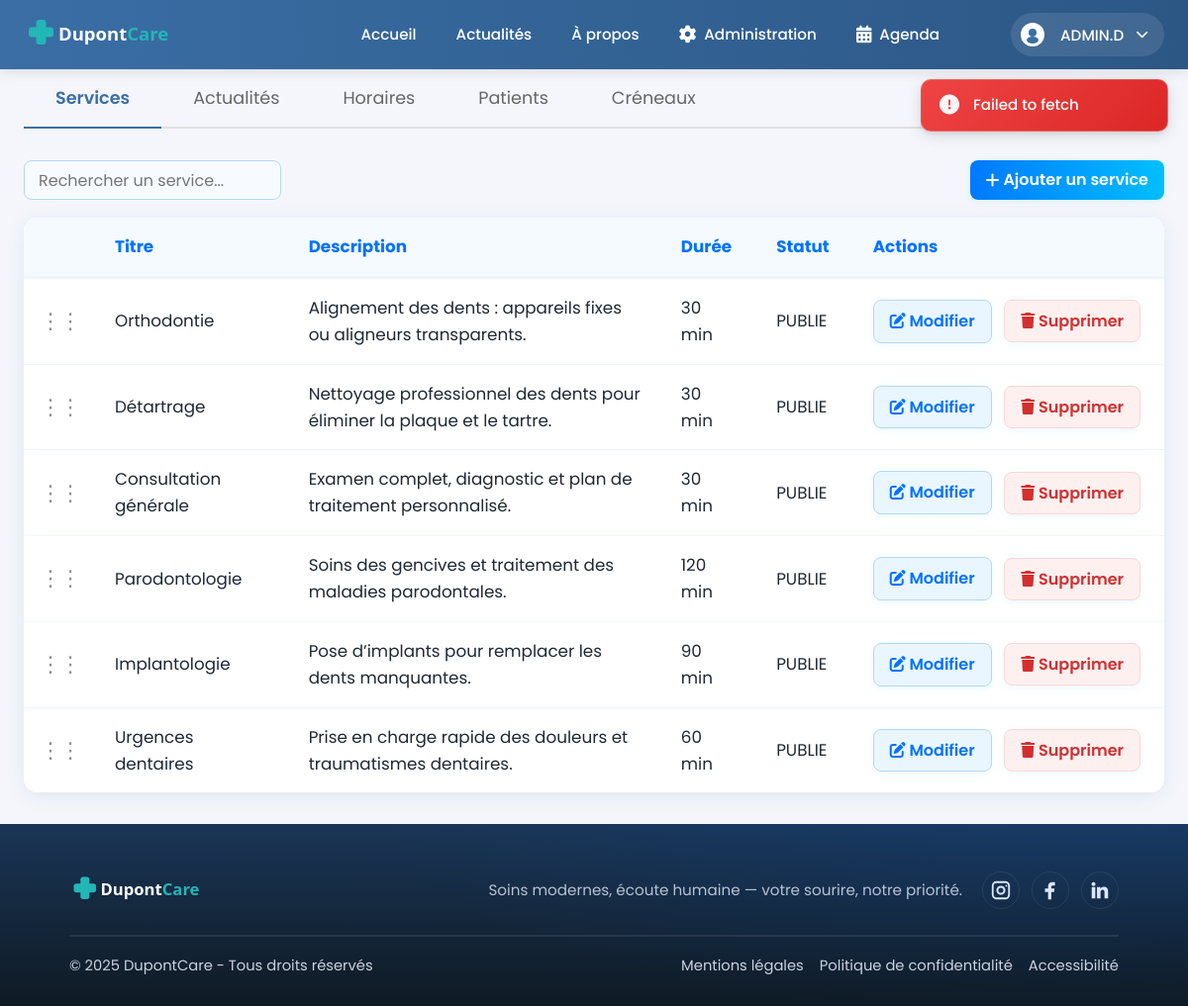
/index.php?page=admin (signed in), run on the app's committed database.
### tables this page shows
CREATE TABLE `service` (
  `id` int(10) UNSIGNED NOT NULL,
  `titre` varchar(200) NOT NULL,
  `description` mediumtext NOT NULL,
  `statut` enum('BROUILLON','PUBLIE','ARCHIVE') NOT NULL DEFAULT 'BROUILLON',
  `image` varchar(255) DEFAULT NULL,
  `ordre` int(11) NOT NULL DEFAULT 0,
  `duree` int(11) NOT NULL DEFAULT 30,
  `couleur` varchar(7) DEFAULT '#4CAF50'
);

### app/controllers/AdminController.php (called while the page is built, shortened)
<?php
class AdminController extends \App\Core\Controller {
    private $serviceModel;
    public function __construct() {
        $this->serviceModel = new ServiceModel();
    }
    public function index() {
        $servicesAdmin = $this->serviceModel->getAllServicesAdmin();
        require_once 'app/views/admin-combined.php';
    }
}

### app/core/App.php (called while the page is built, shortened)
<?php
class App {
    public function run() {
        $action = isset($_GET['action']) ? strtolower($_GET['action']) : 'index';
        $method = strtolower(trim($action));
        $params = [];
        try {
            $controller = new $controllerClass();
            call_user_func_array([$controller, $method], $params);
        } catch (\Exception $e) {
            error_log("Exception dans App.php: " . $e->getMessage());
            http_response_code(404);
            include __DIR__ . '/../views/error/404.php';
        }
    }
}

### index.php (called while the page is built, shortened)
<?php
$app = new App();
$app->run();

### app/models/database.php (called while the page is built, shortened)
<?php
class Database {
    private static $instance = null;
    private $connection;
    private function __construct() {
        $host = DB_HOST;
        $dbname = DB_NAME;
        $user = DB_USER;
        $pass = DB_PASS;
        $charset = DB_CHARSET;
        $options = [
            PDO::ATTR_ERRMODE => PDO::ERRMODE_EXCEPTION,
            PDO::ATTR_DEFAULT_FETCH_MODE => PDO::FETCH_ASSOC,
            PDO::MYSQL_ATTR_INIT_COMMAND => "SET NAMES $charset"
        ];
        try {
            $this->connection = new PDO(
                "mysql:host=$host;dbname=$dbname;charset=$charset",
                $user,
                $pass,
                $options
            );
        } catch (PDOException $e) {
            die('Erreur connexion BDD : ' . $e->getMessage());
        }
    }
    public function prepare($sql) {
        return $this->connection->prepare($sql);
    }
    public static function getInstance() {
        if (self::$instance === null) {
            self::$instance = new self();
        }
        return self::$instance;
    }
}

### app/core/Model.php (called while the page is built, shortened)
<?php
abstract class Model {
    public function __construct() {
        $this->db = Database::getInstance();
    }
}

### app/models/ServiceModel.php (called while the page is built, shortened)
<?php
class ServiceModel extends Model {
    public function getAllServicesAdmin() {
        $sql = "SELECT * FROM service ORDER BY ordre ASC, titre ASC";
        $stmt = $this->db->prepare($sql);
        $stmt->execute();
        return $stmt->fetchAll();
    }
}

### app/views/admin-combined.php (the view, shortened to what this page needs)
<?php
include __DIR__ . '/templates/header.php';
?>
<link rel="stylesheet" href="<?php echo BASE_URL; ?>/css/pages/admin.css">
<link rel="stylesheet" href="<?php echo BASE_URL; ?>/css/components/tabs.css">
<link rel="stylesheet" href="<?php echo BASE_URL; ?>/css/components/table-sort.css">
<link rel="stylesheet" href="<?php echo BASE_URL; ?>/css/components/table-actions.css">
<link rel="stylesheet" href="<?php echo BASE_URL; ?>/css/components/tooltip.css">
<link rel="stylesheet" href="<?php echo BASE_URL; ?>/css/modules/horaires/horaires.css">
<link rel="stylesheet" href="<?php echo BASE_URL; ?>/css/modules/horaires/horaires-admin.css">
<main class="container">
    <div class="tabs-container">
        <div class="tabs-nav">
            <button class="tab-button" data-tab="tab-services">Services</button>
            <button class="tab-button" data-tab="tab-actus">Actualités</button>
            <button class="tab-button" data-tab="tab-horaires">Horaires</button>
            <button class="tab-button" data-tab="tab-patients">Patients</button>
            <button class="tab-button" data-tab="tab-creneaux">Créneaux</button>
        </div>
        <div class="tab-content" id="tab-services">
            <div class="admin-section p-4">
                <div class="admin-toolbar mb-4">
                    <div class="admin-filter">
                        <input type="text" id="service-filter-input" placeholder="Rechercher un service..." class="service-search form-control">
                    </div>
                    <div class="admin-actions">
                        <a href="index.php?page=services&action=create" class="btn-admin add">
                            <i class="fas fa-plus"></i>&nbsp;Ajouter un service
                        </a>
                    </div>
                </div>
                <div class="table-responsive">
                    <table id="services-table" class="admin-table table table-hover">
                        <thead>
                            <tr>
                                <th style="width: 50px"></th>
                                <th>Titre</th>
                                <th>Description</th>
                                <th>Durée</th>
                                <th>Statut</th>
                                <th class="actions-header">Actions</th>
                            </tr>
                        </thead>
                        <tbody>
                            <?php foreach ($servicesAdmin as $service): ?>
                            <tr data-id="<?= htmlspecialchars($service['id']) ?>" draggable="true">
                                <td class="grip-cell desktop-only" data-label=""><span class="grip-icon" title="Glisser pour réorganiser">⋮⋮</span></td>
                                <td class="title-cell" data-label="Titre"><?= htmlspecialchars($service['titre']) ?></td>
                                <td data-label="Description"><?php
                                    $desc = $service['description'];
                                    echo htmlspecialchars(strlen($desc) > 100 ? substr($desc, 0, 100) . '...' : $desc);
                                ?></td>
                                <td data-label="Durée"><?= htmlspecialchars($service['duree']) ?> min</td>
                                <td class="status-cell" data-label="Statut" data-status="<?= htmlspecialchars($service['statut']) ?>"><?= htmlspecialchars($service['statut']) ?></td>
                                <td class="actions-cell" data-label="Actions">
                                    <a href="index.php?page=services&action=edit&id=<?= $service['id'] ?>" class="btn-admin edit">
                                        <i class="fas fa-edit"></i>&nbsp;Modifier
                                    </a>
                                    <button onclick="deleteService(<?= $service['id'] ?>)" class="btn-admin delete">
                                        <i class="fas fa-trash"></i>&nbsp;Supprimer
                                    </button>
                                </td>
                            </tr>
                            <?php endforeach; ?>
                        </tbody>
                    </table>
                </div>
            </div>
        </div>
<link rel="stylesheet" href="<?php echo BASE_URL; ?>/css/pages/admin.css">
<link rel="stylesheet" href="<?php echo BASE_URL; ?>/css/pages/admin-cell-order.css">
<link rel="stylesheet" href="<?php echo BASE_URL; ?>/css/pages/admin-grip-fix.css">
<link rel="stylesheet" href="<?php echo BASE_URL; ?>/css/pages/admin-buttons-fix.css">
<link rel="stylesheet" href="<?php echo BASE_URL; ?>/css/pages/admin-mobile-enhancements.css">
<link rel="stylesheet" href="<?php echo BASE_URL; ?>/css/components/confirmation-popup.css">
<link rel="stylesheet" href="<?php echo BASE_URL; ?>/css/utils/drag-drop.css">
<link rel="stylesheet" href="<?php echo BASE_URL; ?>/css/pages/patient.css">
<link rel="stylesheet" href="<?php echo BASE_URL; ?>/css/components/button-group.css">
<link rel="stylesheet" href="<?php echo BASE_URL; ?>/css/creneaux/creneaux.css">
    </div>
</main>
<?php require_once __DIR__ . '/templates/footer.php'; ?>

### css/base/polices.css (style rules this page uses)
body { font-family: 'Poppins', system-ui, -apple-system, Segoe UI, Roboto, Arial, sans-serif !important; }
button, input, select, textarea, .btn, .btn-primary, .btn-secondary, .btn-admin, .btn-hero, .btn-outline, .btn-small, .btn-login, .btn-register, .btn-cancel, .btn-confirm, .btn-new-rdv, .tab-button, .user-button, .guest-button, label, span, p, h1, h2, h3, h4, h5, h6, div, a, td, th { font-family: 'Poppins', sans-serif !important; }
.form-group input, .form-group select, .form-group textarea, .admin-filter input, .login-field input, .register-field input, .date-input, input[type="text"], input[type="email"], input[type="password"], input[type="tel"], input[type="date"], input[type="number"] { font-family: 'Poppins', sans-serif !important; }
.admin-table, .admin-table th, .admin-table td, .section-title { font-family: 'Poppins', sans-serif !important; }
html { height: 100%; }
body { min-height: 100vh; display: flex; flex-direction: column; }
body > main { flex: 1 0 auto; }

### css/base/style.css (style rules this page uses)
* { box-sizing: border-box; margin: 0; padding: 0; scroll-behavior: auto; }
body { font-family: 'Poppins', system-ui, -apple-system, Segoe UI, Roboto, Arial, sans-serif; line-height: 1.6; color: #333; }
main { min-height: auto; width: 100%; }
:root { --bg: #f4f6fb; --brand: #3a6ea5; --accent: #00c6ff; --accent-2: #0072ff; --text: #1e2936; --white: #fff; --focus-ring: #0072ff; --focus-ring-offset: 2px; }
.container { max-width: 1200px; margin: 0 auto; padding: 0 24px; }
* { box-sizing: border-box; margin: 0; padding: 0; }
html, body { height: 100%; }
body { font-family: 'Poppins', system-ui, -apple-system, Segoe UI, Roboto, Arial, sans-serif; background: var(--bg); color: var(--text); line-height: 1.6; }
.container { width: 100%; max-width: 1200px; margin: 0 auto; padding: 0 24px; box-sizing: border-box; }

### css/layouts/header.css (style rules this page uses)
:root { --header-height: 70px; --header-bg: linear-gradient(90deg, #3a6ea5 0%, #2c5785 100%); --header-shadow: 0 2px 12px rgba(0, 0, 0, 0.12); --nav-item-hover: rgba(255, 255, 255, 0.15); --btn-primary: #00c6ff; --btn-primary-hover: #00b3e6; --dropdown-shadow: 0 4px 20px rgba(0, 0, 0, 0.15); --transition: 0.2s ease-in-out; }

### css/layouts/footer.css (style rules this page uses)
:root { --footer-bg: #0f1724; --footer-text: #c9d3e1; --footer-heading: #ffffff; --footer-line: rgba(255,255,255,0.08); --brand: #3a6ea5; }

### css/components/tabs.css (style rules this page uses)
.tabs-container { margin-bottom: 2rem; }
.tabs-nav { display: flex; border-bottom: 2px solid #e0e0e0; margin-bottom: 2rem; }
.tab-button { padding: 1rem 2rem; border: none; background: none; font-size: 1.1rem; font-family: 'Poppins', sans-serif !important; color: #666; cursor: pointer; position: relative; transition: all 0.3s ease; }
.tab-button.active { color: #3a6ea5; font-weight: 600; }
.tab-button.active::after { content: ''; position: absolute; bottom: -2px; left: 0; width: 100%; height: 2px; background-color: #3a6ea5; }
.tab-content { display: none; }
.tab-content.active { display: block; animation: fadeIn 0.3s ease-in-out; }

### css/components/table-sort.css (style rules this page uses)
tbody tr { transition: background-color 0.2s ease; }

### css/components/table-actions.css (style rules this page uses)
.actions-header { text-align: left !important; padding: 16px 24px !important; min-width: 200px !important; width: 200px !important; }
.admin-table thead tr:first-child th.actions-header { border-top-right-radius: 14px !important; }
.actions-cell { text-align: right !important; padding: 16px 24px !important; white-space: nowrap !important; min-width: 200px !important; width: 200px !important; }
.actions-cell .btn-admin, .actions-cell button, .actions-cell form { margin-left: 8px !important; }
.actions-cell .btn-admin:first-child, .actions-cell button:first-child, .actions-cell form:first-child { margin-left: 0 !important; }
.admin-table th:last-child, .admin-table td:last-child { width: 260px !important; }
.actions-cell .btn-admin, .actions-cell form { margin-left: 8px !important; margin-right: 0 !important; }
.actions-cell .btn-admin:first-child, .actions-cell form:first-child { margin-left: 0 !important; }

### css/utils/drag-drop.css (style rules this page uses)
.grip-icon { display: inline-flex; align-items: center; justify-content: center; width: 32px; height: 32px; margin: 0 auto; border-radius: 4px; font-size: 22px; letter-spacing: -2px; color: #666; opacity: 0.7; user-select: none; -webkit-user-select: none; -moz-user-select: none; -ms-user-select: none; cursor: grab; transition: all 0.15s ease; touch-action: none; }
tr[draggable="true"] .grip-icon { cursor: grab; }

### data on the page
service: titre "Orthodontie", description "Alignement des dents : appareils fixes ou aligneurs transparents.", duree "30", statut "PUBLIE"
service: titre "Détartrage", description "Nettoyage professionnel des dents pour éliminer la plaque et le tartre.", duree "30", statut "PUBLIE"
service: titre "Consultation générale", description "Examen complet, diagnostic et plan de traitement personnalisé.", duree "30", statut "PUBLIE"
service: titre "Parodontologie", description "Soins des gencives et traitement des maladies parodontales.", duree "120", statut "PUBLIE"
service: titre "Implantologie", description "Pose d’implants pour remplacer les dents manquantes.", duree "90", statut "PUBLIE"
service: titre "Urgences dentaires", description "Prise en charge rapide des douleurs et traumatismes dentaires.", duree "60", statut "PUBLIE"

### other printed values
$nom "ADMIN"
$premiereLettre "D"
